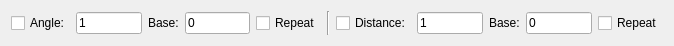
<?xml version="1.0" encoding="UTF-8"?>
<ui version="4.0">
 <class>RestrictAngleLength</class>
 <widget class="QWidget" name="RestrictAngleLength">
  <property name="geometry">
   <rect>
    <x>0</x>
    <y>0</y>
    <width>674</width>
    <height>46</height>
   </rect>
  </property>
  <layout class="QHBoxLayout" name="horizontalLayout">
   <item>
    <widget class="QCheckBox" name="RestrictAngle">
     <property name="text">
      <string>Angle:</string>
     </property>
    </widget>
   </item>
   <item>
    <widget class="RMathLineEdit" name="Angle">
     <property name="text">
      <string notr="true">1</string>
     </property>
     <property name="angle" stdset="0">
      <bool>true</bool>
     </property>
     <property name="defaultValue" stdset="0">
      <double>1.000000000000000</double>
     </property>
     <property name="nomeasurements" stdset="0">
      <bool>true</bool>
     </property>
    </widget>
   </item>
   <item>
    <widget class="QLabel" name="label">
     <property name="text">
      <string>Base:</string>
     </property>
    </widget>
   </item>
   <item>
    <widget class="RMathLineEdit" name="BaseAngle">
     <property name="text">
      <string notr="true">0</string>
     </property>
     <property name="angle" stdset="0">
      <bool>true</bool>
     </property>
     <property name="defaultValue" stdset="0">
      <double>1.000000000000000</double>
     </property>
     <property name="nomeasurements" stdset="0">
      <bool>true</bool>
     </property>
    </widget>
   </item>
   <item>
    <widget class="QCheckBox" name="RepeatAngle">
     <property name="text">
      <string>Repeat</string>
     </property>
    </widget>
   </item>
   <item>
    <widget class="Line" name="line">
     <property name="orientation">
      <enum>Qt::Vertical</enum>
     </property>
    </widget>
   </item>
   <item>
    <widget class="QCheckBox" name="RestrictLength">
     <property name="text">
      <string>Distance:</string>
     </property>
    </widget>
   </item>
   <item>
    <widget class="RMathLineEdit" name="Length">
     <property name="text">
      <string notr="true">1</string>
     </property>
     <property name="angle" stdset="0">
      <bool>false</bool>
     </property>
     <property name="defaultValue" stdset="0">
      <double>1.000000000000000</double>
     </property>
     <property name="nomeasurements" stdset="0">
      <bool>true</bool>
     </property>
    </widget>
   </item>
   <item>
    <widget class="QLabel" name="label_2">
     <property name="text">
      <string>Base:</string>
     </property>
    </widget>
   </item>
   <item>
    <widget class="RMathLineEdit" name="BaseLength">
     <property name="text">
      <string notr="true">0</string>
     </property>
     <property name="angle" stdset="0">
      <bool>false</bool>
     </property>
     <property name="defaultValue" stdset="0">
      <double>1.000000000000000</double>
     </property>
     <property name="nomeasurements" stdset="0">
      <bool>true</bool>
     </property>
    </widget>
   </item>
   <item>
    <widget class="QCheckBox" name="RepeatLength">
     <property name="text">
      <string>Repeat</string>
     </property>
    </widget>
   </item>
  </layout>
 </widget>
 <customwidgets>
  <customwidget>
   <class>RMathLineEdit</class>
   <extends>QLineEdit</extends>
   <header>RMathLineEdit.h</header>
  </customwidget>
 </customwidgets>
 <resources/>
 <connections>
  <connection>
   <sender>RestrictAngle</sender>
   <signal>toggled(bool)</signal>
   <receiver>Angle</receiver>
   <slot>setEnabled(bool)</slot>
   <hints>
    <hint type="sourcelabel">
     <x>57</x>
     <y>24</y>
    </hint>
    <hint type="destinationlabel">
     <x>95</x>
     <y>21</y>
    </hint>
   </hints>
  </connection>
  <connection>
   <sender>RestrictAngle</sender>
   <signal>toggled(bool)</signal>
   <receiver>label</receiver>
   <slot>setEnabled(bool)</slot>
   <hints>
    <hint type="sourcelabel">
     <x>46</x>
     <y>23</y>
    </hint>
    <hint type="destinationlabel">
     <x>157</x>
     <y>23</y>
    </hint>
   </hints>
  </connection>
  <connection>
   <sender>RestrictAngle</sender>
   <signal>toggled(bool)</signal>
   <receiver>BaseAngle</receiver>
   <slot>setEnabled(bool)</slot>
   <hints>
    <hint type="sourcelabel">
     <x>50</x>
     <y>26</y>
    </hint>
    <hint type="destinationlabel">
     <x>215</x>
     <y>29</y>
    </hint>
   </hints>
  </connection>
  <connection>
   <sender>RestrictLength</sender>
   <signal>toggled(bool)</signal>
   <receiver>Length</receiver>
   <slot>setEnabled(bool)</slot>
   <hints>
    <hint type="sourcelabel">
     <x>325</x>
     <y>24</y>
    </hint>
    <hint type="destinationlabel">
     <x>384</x>
     <y>31</y>
    </hint>
   </hints>
  </connection>
  <connection>
   <sender>RestrictLength</sender>
   <signal>toggled(bool)</signal>
   <receiver>label_2</receiver>
   <slot>setEnabled(bool)</slot>
   <hints>
    <hint type="sourcelabel">
     <x>331</x>
     <y>26</y>
    </hint>
    <hint type="destinationlabel">
     <x>444</x>
     <y>20</y>
    </hint>
   </hints>
  </connection>
  <connection>
   <sender>RestrictLength</sender>
   <signal>toggled(bool)</signal>
   <receiver>BaseLength</receiver>
   <slot>setEnabled(bool)</slot>
   <hints>
    <hint type="sourcelabel">
     <x>325</x>
     <y>26</y>
    </hint>
    <hint type="destinationlabel">
     <x>492</x>
     <y>23</y>
    </hint>
   </hints>
  </connection>
 </connections>
</ui>
